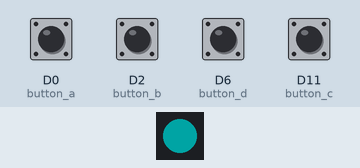
The program below on a simulated CircuitPython board. Shown: 1 RGB LEDs in strip order, left to right. The test bench sets the inputs (shaded band); at power-on: D0 (button_a), D2 (button_b), D6 (button_d), D11 (button_c) HIGH. Dim RGB values are drawn brighter than linear; USB keyboard and mouse output is not drawn.

Above: at 2.7 s.
2.8 s: D0 (button_a) pulled LOW for 0.15 s
At 2.95 s:
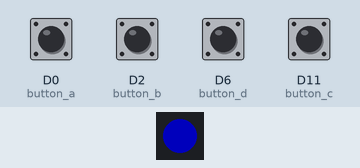
4.5 s: D2 (button_b) pulled LOW for 0.15 s
At 4.6 s:
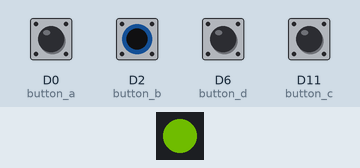
6.1 s: D6 (button_d) pulled LOW for 0.15 s
At 6.24 s:
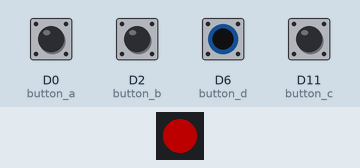
7.8 s: D11 (button_c) pulled LOW for 0.15 s
At 7.89 s:
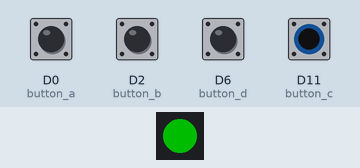
Timing chart, 0 to 10.4 s (numbered marks = the images above; inputs shaded):
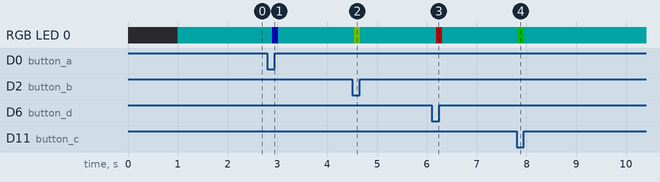

The program:

code.py
```python
#***************************************************************************
#* File Name: FAIO_Multiplexer_USB_Software/code.py
#* Title: FAIO Multiplexer USB CircuitPython Code
#* Developed by: Milador
#* Version Number: 1.0 (25/2/2021)
#* Github Link: https://github.com/milador/FAIO_Multiplexer/tree/master/Software/CircuitPython/FAIO_Multiplexer_USB_Software
#***************************************************************************/

#Import modules
import time
import board
from digitalio import DigitalInOut, Direction, Pull
import usb_hid
import neopixel
led = neopixel.NeoPixel(board.NEOPIXEL, 1)

#Import modules from the Adafruit hid library
from adafruit_hid.keyboard import Keyboard
from adafruit_hid.keycode import Keycode
from adafruit_hid.mouse import Mouse

#Customize values
led.brightness = 0.3
switch_time_delay = 0.125
switch_debug_mode = False    #To serial print = True , To not serial print = False
switch_operation_mode = 1    #Keyboard = 1, Mouse = 2
switch_mac_mode = False      #To use keys for mac = True , To use keys for other os = False


#Mac mode or other keyboard mode actions
if switch_mac_mode:
    switch_a_keyboard_action = Keycode.F1
    switch_b_keyboard_action = Keycode.F2
    switch_c_keyboard_action = Keycode.F3
    switch_d_keyboard_action = Keycode.F4
else:
    switch_a_keyboard_action = Keycode.A
    switch_b_keyboard_action = Keycode.B
    switch_c_keyboard_action = Keycode.C
    switch_d_keyboard_action = Keycode.D

#Mouse actions
switch_a_mouse_action = Mouse.LEFT_BUTTON
switch_b_mouse_action = Mouse.RIGHT_BUTTON
switch_c_mouse_action = Mouse.MIDDLE_BUTTON
switch_d_mouse_action = "DRAG"

time.sleep(1)

# Define buttons
button_a = DigitalInOut(board.D0)
button_a.direction = Direction.INPUT
button_a.pull = Pull.UP

button_b = DigitalInOut(board.D2)
button_b.direction = Direction.INPUT
button_b.pull = Pull.UP

button_c = DigitalInOut(board.D11)
button_c.direction = Direction.INPUT
button_c.pull = Pull.UP

button_d = DigitalInOut(board.D6)
button_d.direction = Direction.INPUT
button_d.pull = Pull.UP

#Creates a keyboard instance
keyboard = Keyboard(usb_hid.devices)

# Define colors
led_color_teal = (0, 128, 128)
led_color_blue = (0, 0, 255)
led_color_yellow = (150, 255, 0)
led_color_green = (0, 255, 0)
led_color_red = (255, 0, 0)

#Initial led color
led[0] = led_color_teal

#Setup mouse
mouse = Mouse(usb_hid.devices)
mouse_state = 0

time.sleep(.5)

if switch_debug_mode:
    print("waiting for pin press")
#Main loop that listens to which pin activated and sends a key press
while True:
    if (not button_a.value):
        led[0] = led_color_blue
        if switch_debug_mode:
            print("button_a state:" , button_a.value)
        if (switch_operation_mode == 1):
            keyboard.press(switch_a_keyboard_action)
            keyboard.release_all()
        elif (switch_operation_mode == 2):
            mouse_state = 0
            mouse.click(switch_a_mouse_action)
    if (not button_b.value):
        led[0] = led_color_yellow
        if switch_debug_mode:
            print("button_b state:" , button_b.value)
        if (switch_operation_mode==1):
            keyboard.press(switch_b_keyboard_action)
            keyboard.release_all()
        elif (switch_operation_mode==2):
            mouse_state = 0
            mouse.click(switch_b_mouse_action)
    if (not button_c.value):
        led[0] = led_color_green
        if switch_debug_mode:
            print("button_c state:" , button_c.value)
        if (switch_operation_mode == 1):
            keyboard.press(switch_c_keyboard_action)
            keyboard.release_all()
        elif (switch_operation_mode == 2):
            mouse_state = 0
            mouse.click(switch_c_mouse_action)
    if (not button_d.value):
        led[0] = led_color_red
        if switch_debug_mode:
            print("button_d state:" , button_d.value)
        if (switch_operation_mode == 1):
            keyboard.press(switch_d_keyboard_action)
            keyboard.release_all()
        elif (switch_operation_mode == 2):
            if (mouse_state == 0):
                mouse.press(Mouse.LEFT_BUTTON)
                mouse_state = 1
                time.sleep(0.2)
            else:
                mouse.release_all()
                mouse_state = 0
                time.sleep(0.2)
    time.sleep(switch_time_delay)
    if (switch_operation_mode == 2 and mouse_state == 1):
        pass
    else:
        led[0] = led_color_teal
```

Measured:
- after the input at 2.8 s, RGB LED 0: RGB(0, 38, 38) → RGB(0, 0, 76) after 0.10 s, → RGB(0, 38, 38) 0.13 s later
- after the input at 4.5 s, RGB LED 0: RGB(0, 38, 38) → RGB(45, 76, 0) at once, → RGB(0, 38, 38) 0.13 s later
- after the input at 6.1 s, RGB LED 0: RGB(0, 38, 38) → RGB(76, 0, 0) after 0.09 s, → RGB(0, 38, 38) 0.13 s later
- after the input at 7.8 s, RGB LED 0: RGB(0, 38, 38) → RGB(0, 76, 0) at once, → RGB(0, 38, 38) 0.13 s later
